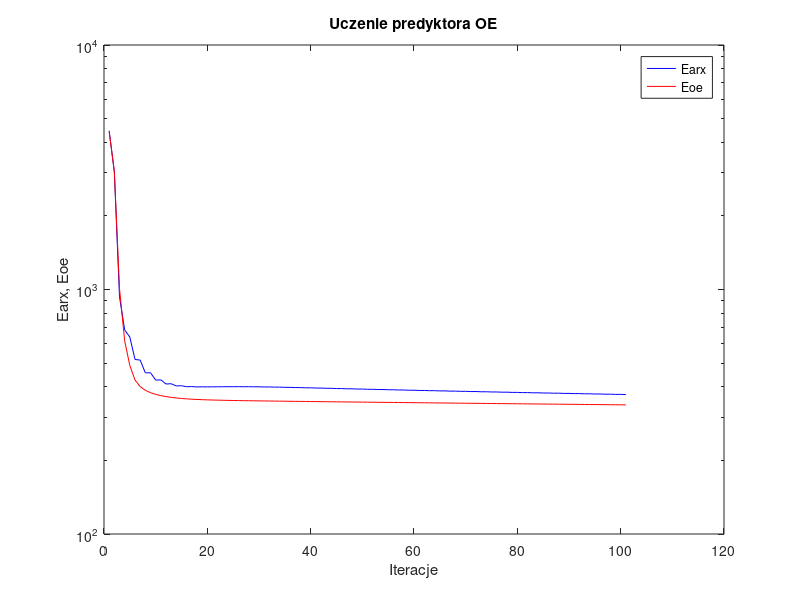
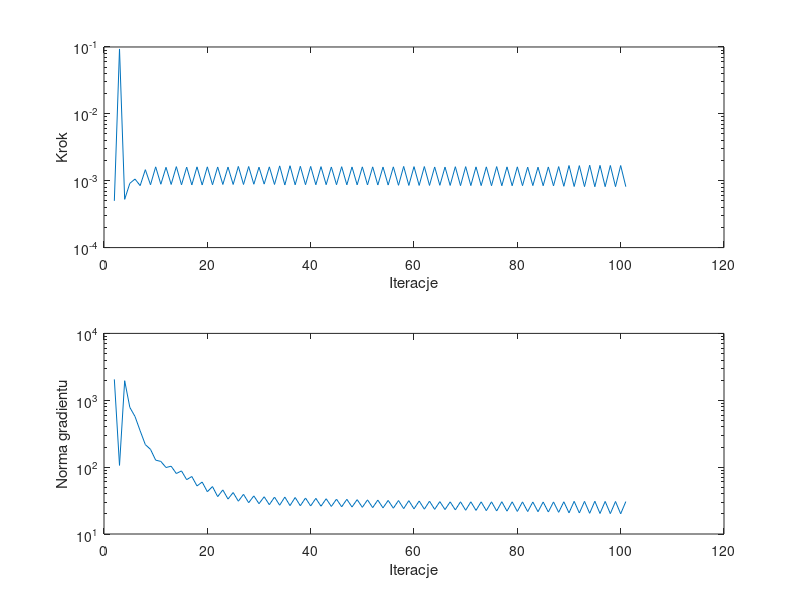

Write the MATLAB code that produced these figures, in order.
%uczenie predyktora oe
clear all;
n=0; farx(n+1)=4.457467e+003; foe(n+1)=4.421968e+003; wspucz(n+1)=0.000000e+000; ng(n+1)=0.000000e+000;
n=1; farx(n+1)=3.024042e+003; foe(n+1)=3.043528e+003; krok(n+1)=5.002119e-004; ng(n+1)=2.053135e+003;
n=2; farx(n+1)=9.331314e+002; foe(n+1)=1.010463e+003; krok(n+1)=9.349969e-002; ng(n+1)=1.061813e+002;
n=3; farx(n+1)=6.833996e+002; foe(n+1)=6.166686e+002; krok(n+1)=5.266656e-004; ng(n+1)=1.960572e+003;
n=4; farx(n+1)=6.387874e+002; foe(n+1)=4.882801e+002; krok(n+1)=9.143281e-004; ng(n+1)=7.823200e+002;
n=5; farx(n+1)=5.174241e+002; foe(n+1)=4.265337e+002; krok(n+1)=1.059163e-003; ng(n+1)=5.720573e+002;
n=6; farx(n+1)=5.145065e+002; foe(n+1)=4.008489e+002; krok(n+1)=8.446781e-004; ng(n+1)=3.489280e+002;
n=7; farx(n+1)=4.562175e+002; foe(n+1)=3.869904e+002; krok(n+1)=1.463096e-003; ng(n+1)=2.170212e+002;
n=8; farx(n+1)=4.565625e+002; foe(n+1)=3.784798e+002; krok(n+1)=8.695337e-004; ng(n+1)=1.844286e+002;
n=9; farx(n+1)=4.259608e+002; foe(n+1)=3.725502e+002; krok(n+1)=1.612540e-003; ng(n+1)=1.272026e+002;
n=10; farx(n+1)=4.270420e+002; foe(n+1)=3.681421e+002; krok(n+1)=8.861138e-004; ng(n+1)=1.217380e+002;
n=11; farx(n+1)=4.107066e+002; foe(n+1)=3.648226e+002; krok(n+1)=1.587460e-003; ng(n+1)=9.874692e+001;
n=12; farx(n+1)=4.117165e+002; foe(n+1)=3.621827e+002; krok(n+1)=8.790130e-004; ng(n+1)=1.031838e+002;
n=13; farx(n+1)=4.031937e+002; foe(n+1)=3.600706e+002; krok(n+1)=1.624224e-003; ng(n+1)=8.025562e+001;
n=14; farx(n+1)=4.040989e+002; foe(n+1)=3.583770e+002; krok(n+1)=8.684522e-004; ng(n+1)=8.780141e+001;
n=15; farx(n+1)=4.002008e+002; foe(n+1)=3.570302e+002; krok(n+1)=1.597856e-003; ng(n+1)=6.495045e+001;
n=16; farx(n+1)=4.008978e+002; foe(n+1)=3.559389e+002; krok(n+1)=8.651099e-004; ng(n+1)=7.244936e+001;
n=17; farx(n+1)=3.994411e+002; foe(n+1)=3.550462e+002; krok(n+1)=1.612540e-003; ng(n+1)=5.230345e+001;
n=18; farx(n+1)=3.999315e+002; foe(n+1)=3.543109e+002; krok(n+1)=8.640164e-004; ng(n+1)=5.986913e+001;
n=19; farx(n+1)=3.996480e+002; foe(n+1)=3.536962e+002; krok(n+1)=1.612540e-003; ng(n+1)=4.289864e+001;
n=20; farx(n+1)=3.999187e+002; foe(n+1)=3.531758e+002; krok(n+1)=8.704444e-004; ng(n+1)=5.119521e+001;
n=21; farx(n+1)=4.000987e+002; foe(n+1)=3.527264e+002; krok(n+1)=1.606327e-003; ng(n+1)=3.620602e+001;
n=22; farx(n+1)=4.001490e+002; foe(n+1)=3.523318e+002; krok(n+1)=8.786586e-004; ng(n+1)=4.566191e+001;
n=23; farx(n+1)=4.004457e+002; foe(n+1)=3.519793e+002; krok(n+1)=1.600227e-003; ng(n+1)=3.330493e+001;
n=24; farx(n+1)=4.002884e+002; foe(n+1)=3.516587e+002; krok(n+1)=8.790130e-004; ng(n+1)=4.170669e+001;
n=25; farx(n+1)=4.005662e+002; foe(n+1)=3.513599e+002; krok(n+1)=1.635770e-003; ng(n+1)=3.093914e+001;
n=26; farx(n+1)=4.002213e+002; foe(n+1)=3.510812e+002; krok(n+1)=8.786586e-004; ng(n+1)=3.919848e+001;
n=27; farx(n+1)=4.004149e+002; foe(n+1)=3.508182e+002; krok(n+1)=1.631651e-003; ng(n+1)=2.938971e+001;
n=28; farx(n+1)=3.999209e+002; foe(n+1)=3.505674e+002; krok(n+1)=8.861138e-004; ng(n+1)=3.715369e+001;
n=29; farx(n+1)=4.000271e+002; foe(n+1)=3.503291e+002; krok(n+1)=1.594331e-003; ng(n+1)=2.839762e+001;
n=30; farx(n+1)=3.994250e+002; foe(n+1)=3.500984e+002; krok(n+1)=8.898758e-004; ng(n+1)=3.605050e+001;
n=31; farx(n+1)=3.994666e+002; foe(n+1)=3.498735e+002; krok(n+1)=1.611746e-003; ng(n+1)=2.743102e+001;
n=32; farx(n+1)=3.987752e+002; foe(n+1)=3.496532e+002; krok(n+1)=8.790130e-004; ng(n+1)=3.564246e+001;
n=33; farx(n+1)=3.987678e+002; foe(n+1)=3.494354e+002; krok(n+1)=1.667309e-003; ng(n+1)=2.694748e+001;
n=34; farx(n+1)=3.980005e+002; foe(n+1)=3.492192e+002; krok(n+1)=8.640164e-004; ng(n+1)=3.568609e+001;
n=35; farx(n+1)=3.979542e+002; foe(n+1)=3.490068e+002; krok(n+1)=1.675019e-003; ng(n+1)=2.657184e+001;
n=36; farx(n+1)=3.971397e+002; foe(n+1)=3.487978e+002; krok(n+1)=8.684522e-004; ng(n+1)=3.513579e+001;
n=37; farx(n+1)=3.970821e+002; foe(n+1)=3.485929e+002; krok(n+1)=1.643206e-003; ng(n+1)=2.646570e+001;
n=38; farx(n+1)=3.962398e+002; foe(n+1)=3.483902e+002; krok(n+1)=8.713328e-004; ng(n+1)=3.452316e+001;
n=39; farx(n+1)=3.961798e+002; foe(n+1)=3.481900e+002; krok(n+1)=1.636169e-003; ng(n+1)=2.624844e+001;
n=40; farx(n+1)=3.953155e+002; foe(n+1)=3.479912e+002; krok(n+1)=8.704444e-004; ng(n+1)=3.413403e+001;
n=41; farx(n+1)=3.952597e+002; foe(n+1)=3.477946e+002; krok(n+1)=1.624224e-003; ng(n+1)=2.601797e+001;
n=42; farx(n+1)=3.943825e+002; foe(n+1)=3.475996e+002; krok(n+1)=8.726203e-004; ng(n+1)=3.367109e+001;
n=43; farx(n+1)=3.943379e+002; foe(n+1)=3.474067e+002; krok(n+1)=1.606327e-003; ng(n+1)=2.582741e+001;
n=44; farx(n+1)=3.934567e+002; foe(n+1)=3.472152e+002; krok(n+1)=8.713055e-004; ng(n+1)=3.320427e+001;
n=45; farx(n+1)=3.934222e+002; foe(n+1)=3.470239e+002; krok(n+1)=1.621288e-003; ng(n+1)=2.551909e+001;
n=46; farx(n+1)=3.925304e+002; foe(n+1)=3.468335e+002; krok(n+1)=8.684522e-004; ng(n+1)=3.304820e+001;
n=47; farx(n+1)=3.925118e+002; foe(n+1)=3.466451e+002; krok(n+1)=1.605669e-003; ng(n+1)=2.533039e+001;
n=48; farx(n+1)=3.916210e+002; foe(n+1)=3.464573e+002; krok(n+1)=8.676816e-004; ng(n+1)=3.263975e+001;
n=49; farx(n+1)=3.916154e+002; foe(n+1)=3.462704e+002; krok(n+1)=1.611746e-003; ng(n+1)=2.505910e+001;
n=50; farx(n+1)=3.907225e+002; foe(n+1)=3.460838e+002; krok(n+1)=8.640164e-004; ng(n+1)=3.242196e+001;
n=51; farx(n+1)=3.907300e+002; foe(n+1)=3.458984e+002; krok(n+1)=1.611746e-003; ng(n+1)=2.480283e+001;
n=52; farx(n+1)=3.898372e+002; foe(n+1)=3.457133e+002; krok(n+1)=8.631728e-004; ng(n+1)=3.213847e+001;
n=53; farx(n+1)=3.898585e+002; foe(n+1)=3.455298e+002; krok(n+1)=1.602144e-003; ng(n+1)=2.459134e+001;
n=54; farx(n+1)=3.889704e+002; foe(n+1)=3.453466e+002; krok(n+1)=8.616391e-004; ng(n+1)=3.178794e+001;
n=55; farx(n+1)=3.890029e+002; foe(n+1)=3.451641e+002; krok(n+1)=1.611746e-003; ng(n+1)=2.431974e+001;
n=56; farx(n+1)=3.881176e+002; foe(n+1)=3.449815e+002; krok(n+1)=8.540993e-004; ng(n+1)=3.162235e+001;
n=57; farx(n+1)=3.881564e+002; foe(n+1)=3.447988e+002; krok(n+1)=1.636169e-003; ng(n+1)=2.396862e+001;
n=58; farx(n+1)=3.872690e+002; foe(n+1)=3.446162e+002; krok(n+1)=8.500296e-004; ng(n+1)=3.153044e+001;
n=59; farx(n+1)=3.873174e+002; foe(n+1)=3.444350e+002; krok(n+1)=1.624224e-003; ng(n+1)=2.375735e+001;
n=60; farx(n+1)=3.864376e+002; foe(n+1)=3.442546e+002; krok(n+1)=8.503167e-004; ng(n+1)=3.114277e+001;
n=61; farx(n+1)=3.864944e+002; foe(n+1)=3.440744e+002; krok(n+1)=1.629095e-003; ng(n+1)=2.351708e+001;
n=62; farx(n+1)=3.856152e+002; foe(n+1)=3.438946e+002; krok(n+1)=8.500296e-004; ng(n+1)=3.095069e+001;
n=63; farx(n+1)=3.856807e+002; foe(n+1)=3.437164e+002; krok(n+1)=1.606327e-003; ng(n+1)=2.336379e+001;
n=64; farx(n+1)=3.848103e+002; foe(n+1)=3.435391e+002; krok(n+1)=8.540178e-004; ng(n+1)=3.049851e+001;
n=65; farx(n+1)=3.848846e+002; foe(n+1)=3.433626e+002; krok(n+1)=1.599773e-003; ng(n+1)=2.319643e+001;
n=66; farx(n+1)=3.840208e+002; foe(n+1)=3.431863e+002; krok(n+1)=8.503167e-004; ng(n+1)=3.025839e+001;
n=67; farx(n+1)=3.840988e+002; foe(n+1)=3.430099e+002; krok(n+1)=1.620122e-003; ng(n+1)=2.291555e+001;
n=68; farx(n+1)=3.832363e+002; foe(n+1)=3.428332e+002; krok(n+1)=8.437340e-004; ng(n+1)=3.032241e+001;
n=69; farx(n+1)=3.833149e+002; foe(n+1)=3.426571e+002; krok(n+1)=1.624224e-003; ng(n+1)=2.265315e+001;
n=70; farx(n+1)=3.824570e+002; foe(n+1)=3.424816e+002; krok(n+1)=8.456028e-004; ng(n+1)=3.029961e+001;
n=71; farx(n+1)=3.825423e+002; foe(n+1)=3.423073e+002; krok(n+1)=1.611746e-003; ng(n+1)=2.252565e+001;
n=72; farx(n+1)=3.816912e+002; foe(n+1)=3.421330e+002; krok(n+1)=8.456028e-004; ng(n+1)=3.025971e+001;
n=73; farx(n+1)=3.817798e+002; foe(n+1)=3.419596e+002; krok(n+1)=1.611746e-003; ng(n+1)=2.234104e+001;
n=74; farx(n+1)=3.809358e+002; foe(n+1)=3.417860e+002; krok(n+1)=8.418412e-004; ng(n+1)=3.029066e+001;
n=75; farx(n+1)=3.810240e+002; foe(n+1)=3.416126e+002; krok(n+1)=1.626565e-003; ng(n+1)=2.208558e+001;
n=76; farx(n+1)=3.801821e+002; foe(n+1)=3.414391e+002; krok(n+1)=8.410247e-004; ng(n+1)=3.040335e+001;
n=77; farx(n+1)=3.802733e+002; foe(n+1)=3.412672e+002; krok(n+1)=1.611746e-003; ng(n+1)=2.196320e+001;
n=78; farx(n+1)=3.794419e+002; foe(n+1)=3.410952e+002; krok(n+1)=8.409074e-004; ng(n+1)=3.028066e+001;
n=79; farx(n+1)=3.795317e+002; foe(n+1)=3.409236e+002; krok(n+1)=1.612540e-003; ng(n+1)=2.175597e+001;
n=80; farx(n+1)=3.787067e+002; foe(n+1)=3.407527e+002; krok(n+1)=8.432951e-004; ng(n+1)=3.022227e+001;
n=81; farx(n+1)=3.787998e+002; foe(n+1)=3.405827e+002; krok(n+1)=1.597856e-003; ng(n+1)=2.166052e+001;
n=82; farx(n+1)=3.779830e+002; foe(n+1)=3.404130e+002; krok(n+1)=8.456028e-004; ng(n+1)=3.011779e+001;
n=83; farx(n+1)=3.780790e+002; foe(n+1)=3.402442e+002; krok(n+1)=1.593673e-003; ng(n+1)=2.154682e+001;
n=84; farx(n+1)=3.772709e+002; foe(n+1)=3.400750e+002; krok(n+1)=8.418412e-004; ng(n+1)=3.013072e+001;
n=85; farx(n+1)=3.773640e+002; foe(n+1)=3.399059e+002; krok(n+1)=1.607136e-003; ng(n+1)=2.131850e+001;
n=86; farx(n+1)=3.765636e+002; foe(n+1)=3.397369e+002; krok(n+1)=8.375096e-004; ng(n+1)=3.018675e+001;
n=87; farx(n+1)=3.766551e+002; foe(n+1)=3.395675e+002; krok(n+1)=1.626565e-003; ng(n+1)=2.109985e+001;
n=88; farx(n+1)=3.758641e+002; foe(n+1)=3.393980e+002; krok(n+1)=8.259539e-004; ng(n+1)=3.034043e+001;
n=89; farx(n+1)=3.759485e+002; foe(n+1)=3.392260e+002; krok(n+1)=1.688016e-003; ng(n+1)=2.071673e+001;
n=90; farx(n+1)=3.751533e+002; foe(n+1)=3.390540e+002; krok(n+1)=8.194646e-004; ng(n+1)=3.079092e+001;
n=91; farx(n+1)=3.752400e+002; foe(n+1)=3.388831e+002; krok(n+1)=1.682049e-003; ng(n+1)=2.061768e+001;
n=92; farx(n+1)=3.744556e+002; foe(n+1)=3.387117e+002; krok(n+1)=8.160960e-004; ng(n+1)=3.075531e+001;
n=93; farx(n+1)=3.745399e+002; foe(n+1)=3.385402e+002; krok(n+1)=1.704775e-003; ng(n+1)=2.039637e+001;
n=94; farx(n+1)=3.737603e+002; foe(n+1)=3.383683e+002; krok(n+1)=8.132823e-004; ng(n+1)=3.088726e+001;
n=95; farx(n+1)=3.738438e+002; foe(n+1)=3.381974e+002; krok(n+1)=1.694223e-003; ng(n+1)=2.027092e+001;
n=96; farx(n+1)=3.730766e+002; foe(n+1)=3.380270e+002; krok(n+1)=8.158254e-004; ng(n+1)=3.069176e+001;
n=97; farx(n+1)=3.731620e+002; foe(n+1)=3.378571e+002; krok(n+1)=1.689356e-003; ng(n+1)=2.017011e+001;
n=98; farx(n+1)=3.724044e+002; foe(n+1)=3.376874e+002; krok(n+1)=8.158254e-004; ng(n+1)=3.062623e+001;
n=99; farx(n+1)=3.724910e+002; foe(n+1)=3.375182e+002; krok(n+1)=1.687468e-003; ng(n+1)=2.005363e+001;
n=100; farx(n+1)=3.717439e+002; foe(n+1)=3.373492e+002; krok(n+1)=8.148250e-004; ng(n+1)=3.055955e+001;

figure; semilogy(farx,'b'); hold on; semilogy(foe,'r'); xlabel('Iteracje'); ylabel('Earx, Eoe'); legend('Earx','Eoe'); title('Uczenie predyktora OE');
figure; subplot(2,1,1); semilogy(krok); xlabel('Iteracje'); ylabel('Krok');
subplot(2,1,2); semilogy(ng); xlabel('Iteracje'); ylabel('Norma gradientu');
Earx=farx(n+1)
Eoe=foe(n+1)
